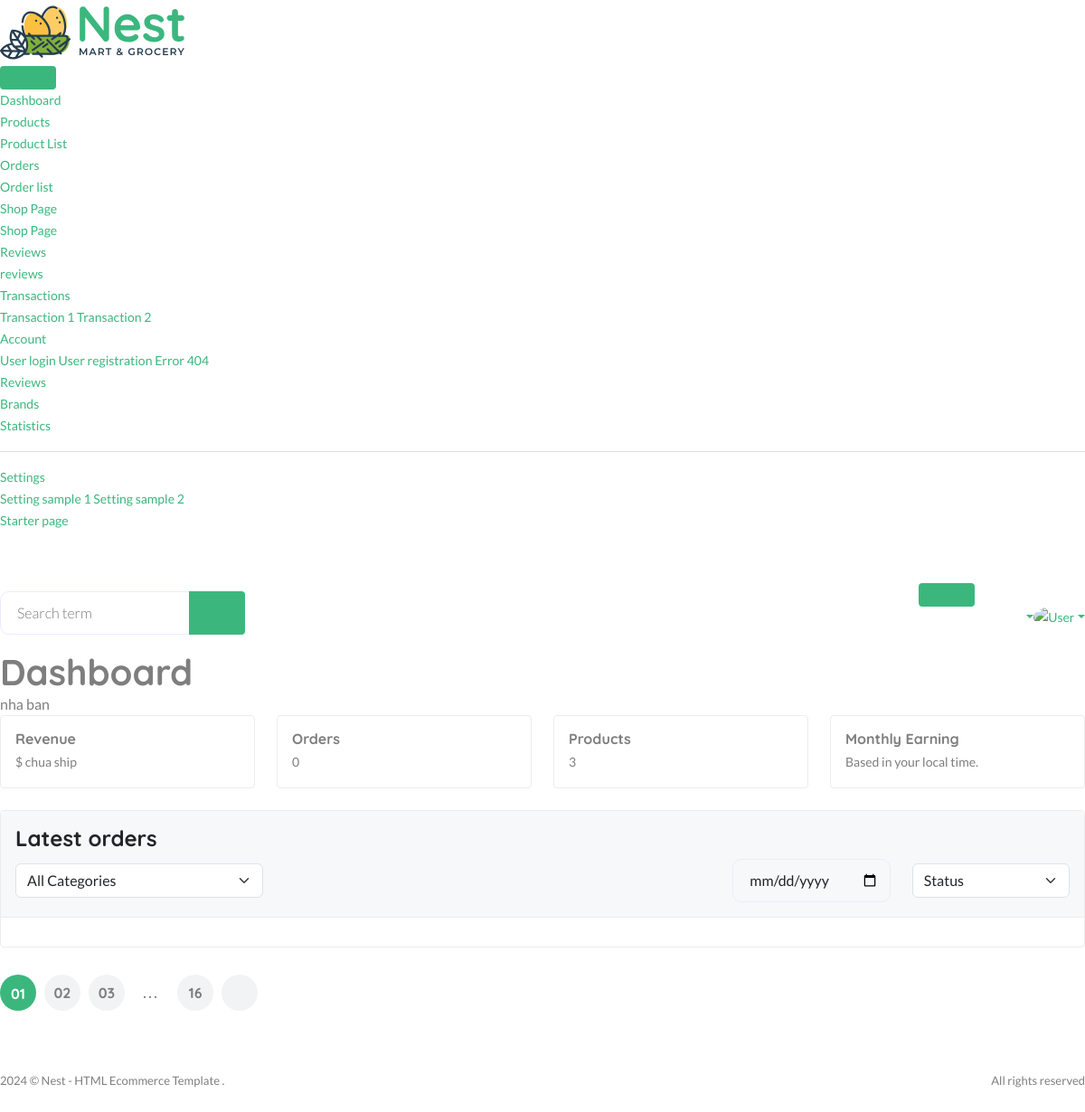
The app's page /useradmin/dashboard/, older data.
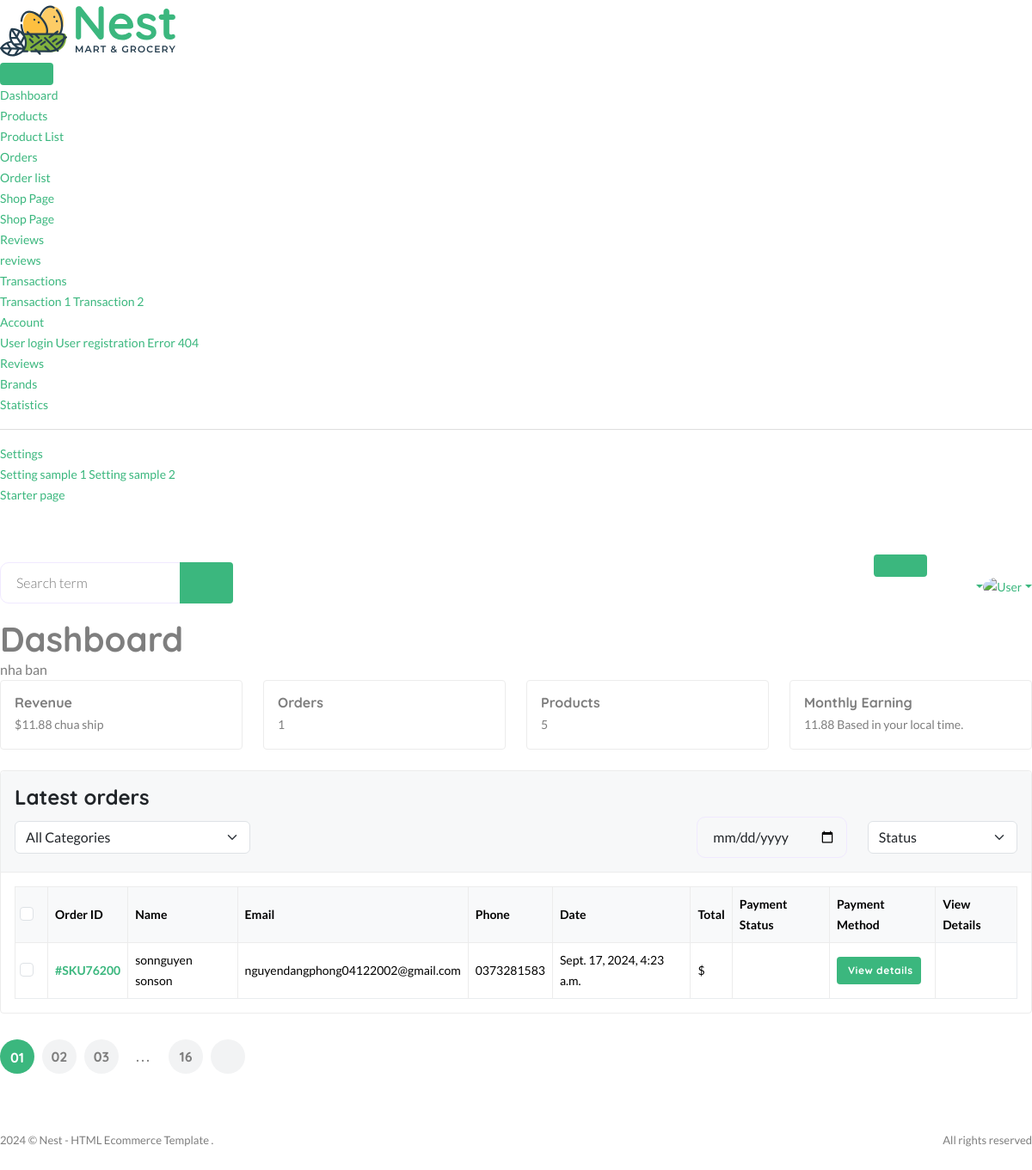
The same page, newer data.
### core/models.py (models this page shows)
class CartOrder (models.Model):
    user = models.ForeignKey(User, on_delete = models.CASCADE)
    full_name = models.CharField(max_length=100,null=True, blank=True)
    email = models.CharField(max_length=100,null=True, blank=True)
    phone = models.CharField(max_length=100,null=True, blank=True)
    address = models.CharField(max_length=100,null=True, blank=True)
    city = models.CharField(max_length=100,null=True, blank=True)
    state = models.CharField(max_length=100,null=True, blank=True)
    country = models.CharField(max_length=100,null=True, blank=True)
    coupons = models.ManyToManyField("core.Coupon", blank=True)
    price = models.DecimalField(max_digits=12, decimal_places=2, default="0.00")
    saved = models.DecimalField(max_digits=12, decimal_places=2, default="0.00")
    shipping_method = models.CharField(max_length=100,null=True, blank=True)
    tracking_id = models.CharField(max_length=100, null=True, blank=True)
    tracking_website_address = models.CharField(max_length=100,null=True, blank=True)
    paid_status = models.BooleanField(default=False)
    order_date = models.DateTimeField(auto_now_add=True,null=True,blank=True)
    product_status = models.CharField(choices=STATUS_CHOICE, max_length=30, default="processing",null=True, blank=True)
    sku = ShortUUIDField(null=True,blank=True, length=5,prefix = "SKU", max_length=20, alphabet="1234567890")
    oid = ShortUUIDField(null=True,blank=True, length=5, max_length=20, alphabet="1234567890")
    stripe_payment_intent = models.CharField(max_length=1000,null=True,blank=True)
    class Meta:
        verbose_name_plural = "Cart Order"

### useradmin/views.py (the view)
# urls.py: path("dashboard/", views.customer_dashboard,name="dashboard"),
def dashboard(request):
    revenue = CartOrder.objects.aggregate(price = Sum("price"))
    total_orders_count = CartOrder.objects.all()
    all_products = Product.objects.all()
    all_categories = Category.objects.all()
    new_customers = User.objects.all().order_by("-id")
    latest_orders = CartOrder.objects.all()
    this_month = datetime.datetime.now().month
    monthly_revenue = CartOrder.objects.annotate(
    order_date_month=ExtractMonth('order_date')
).filter(order_date_month=this_month).aggregate(price=Sum('price'))
    context = {
        "revenue":revenue,
        "total_orders_count":total_orders_count,
        "all_products":all_products,
        "all_categories":all_categories,
        "new_customers":new_customers,
        "latest_orders":latest_orders,
        "monthly_revenue":monthly_revenue,
    }
    return render(request, "useradmin/dashboard.html",context)

### core/context_processor.py (called while the page is built)
def default(request):
    categories = Category.objects.all()
    vendors = Vendor.objects.all()
    min_max_price = Product.objects.aggregate(Min("price"),Max("price"))
    try:
        address = Address.objects.get(user = request.user)
    except:
        address = None
    try:
        wishlist = Wishlist.objects.filter(user = request.user)
    except:
        messages.warning(request,"you need login ")
        wishlist = 0
    return{
        "categories":categories,
        "wishlist":wishlist,
        "address":address,
        "vendors":vendors,
        "min_max_price":min_max_price,
    }

### templates/useradmin/dashboard.html (shortened to what the changed rows need)
{% extends "useradmin/base.html" %}
{% load static %}
{% block content %}
<main class="main-wrap">
    <section class="content-main">
        <div class="content-header">
            <div>
                <h2 class="content-title card-title">Dashboard</h2>
            </div>
        </div>
        <div class="row">
            <div class="col-lg-3">
                <div class="card card-body mb-4">
                    <article class="icontext">
                        <div class="text">
                            <h6 class="mb-1 card-title">Revenue</h6>
                            <span>${{revenue.price|floatformat:2}}</span>
                            <span class="text-sm"> chua ship</span>
                        </div>
                    </article>
                </div>
            </div>
            <div class="col-lg-3">
                <div class="card card-body mb-4">
                    <article class="icontext">
                        <div class="text">
                            <h6 class="mb-1 card-title">Orders</h6>
                            <span>{{total_orders_count.count}} </span>
                        </div>
                    </article>
                </div>
            </div>
            <div class="col-lg-3">
                <div class="card card-body mb-4">
                    <article class="icontext">
                        <div class="text">
                            <h6 class="mb-1 card-title">Products</h6>
                            <span>{{all_products.count}}</span>
                        </div>
                    </article>
                </div>
            </div>
            <div class="col-lg-3">
                <div class="card card-body mb-4">
                    <article class="icontext">
                        <div class="text">
                            <h6 class="mb-1 card-title">Monthly Earning</h6>
                            <span>{{monthly_revenue.price|floatformat:2}}</span>
                            <span class="text-sm"> Based in your local time. </span>
                        </div>
                    </article>
                </div>
            </div>
        </div>
        <div class="card mb-4">
            <div class="card-body">
                <div class="table-responsive">
                    <div class="table-responsive">
                        <table class="table align-middle table-nowrap mb-0">
                            <thead class="table-light">
                                {% for l in latest_orders %}
                                <tr>
                                    <th scope="col" class="text-center">
                                        <div class="form-check align-middle">
                                            <input class="form-check-input" type="checkbox" id="transactionCheck01" />
                                        </div>
                                    </th>
                                    <th class="align-middle" scope="col">Order ID</th>
                                    <th class="align-middle" scope="col">Name</th>
                                    <th class="align-middle" scope="col">Email</th>
                                    <th class="align-middle" scope="col"> Phone</th>
                                    <th class="align-middle" scope="col">Date</th>
                                    <th class="align-middle" scope="col">Total</th>
                                    <th class="align-middle" scope="col">Payment Status</th>
                                    <th class="align-middle" scope="col">Payment Method</th>
                                    <th class="align-middle" scope="col">View Details</th>
                                </tr>
                            </thead>
                            <tbody>
                                <tr>
                                    <td class="text-center">
                                        <div class="form-check">
                                            <input class="form-check-input" type="checkbox" id="transactionCheck02" />
                                        </div>
                                    </td>
                                    <td><a href="#" class="fw-bold">#{{l.sku}}</a></td>
                                    <td>{{l.full_name}}</td>
                                    <td>{{l.email}}</td>
                                    <td>{{l.phone}}</td>
                                    <td>{{l.order_date}}</td>
                                    <td>${{order.price}}</td>
                                    <td>
                                        {% if l.paid_status == True %}
                                        <span class="badge badge-pill badge-soft-success">Paid</span>
                                        {% else  %}
                                        <span class="badge badge-pill badge-soft-danger">Not Paid</span>
                                        {% endif %}
                                    </td>
                                    <td>
                                        <a href="#" class="btn btn-xs"> View details</a>
                                    </td>
                                </tr>
                                {% endfor %}
                            </tbody>
                        </table>
                    </div>
                </div>
            </div>
        </div>
    </section>
</main>
{% endblock content %}

Row changes from the older to the newer data that the page shows:
added CartOrder: sku "SKU76200", full_name "sonnguyen sonson", email "nguyendangphong04122002@gmail.com", phone "0373281583", order_date "Sept. 17, 2024, 4:23 a.m."
Text that changed along with them:
{{ revenue.price|floatformat:2 }}: (not shown) → "11.88"
{{ total_orders_count.count }}: "0" → "1"
{{ all_products.count }}: "3" → "5"
{{ monthly_revenue.price|floatformat:2 }}: (not shown) → "11.88"
